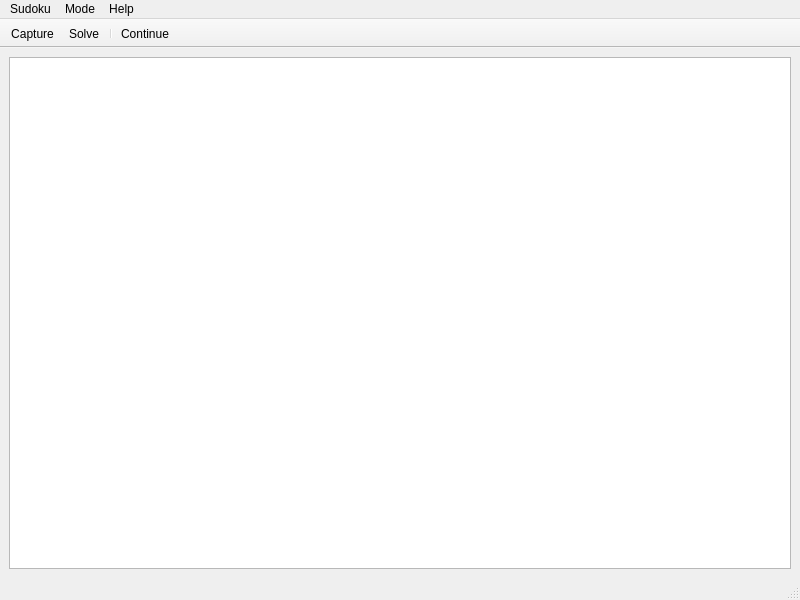
<?xml version="1.0" encoding="UTF-8"?>
<ui version="4.0">
 <class>MainWindow</class>
 <widget class="QMainWindow" name="MainWindow">
  <property name="geometry">
   <rect>
    <x>0</x>
    <y>0</y>
    <width>800</width>
    <height>600</height>
   </rect>
  </property>
  <property name="windowTitle">
   <string>Sudoku</string>
  </property>
  <property name="documentMode">
   <bool>false</bool>
  </property>
  <widget class="QWidget" name="centralwidget">
   <layout class="QGridLayout" name="gridLayout">
    <item row="0" column="0">
     <widget class="QGraphicsView" name="graphicsView"/>
    </item>
   </layout>
  </widget>
  <widget class="QStatusBar" name="statusbar"/>
  <widget class="QMenuBar" name="menubar">
   <property name="geometry">
    <rect>
     <x>0</x>
     <y>0</y>
     <width>800</width>
     <height>27</height>
    </rect>
   </property>
   <property name="defaultUp">
    <bool>false</bool>
   </property>
   <property name="nativeMenuBar">
    <bool>false</bool>
   </property>
   <widget class="QMenu" name="menuFile">
    <property name="title">
     <string>Sudoku</string>
    </property>
    <addaction name="actionImage_from_file"/>
    <addaction name="actionVideo_capture"/>
    <addaction name="separator"/>
    <addaction name="actionPreferences"/>
   </widget>
   <widget class="QMenu" name="menuMode">
    <property name="title">
     <string>Mode</string>
    </property>
    <addaction name="actionCapture"/>
    <addaction name="actionSolve"/>
   </widget>
   <widget class="QMenu" name="menuHelp">
    <property name="title">
     <string>Help</string>
    </property>
    <addaction name="actionHelp"/>
    <addaction name="separator"/>
    <addaction name="actionAbout"/>
   </widget>
   <addaction name="menuFile"/>
   <addaction name="menuMode"/>
   <addaction name="menuHelp"/>
  </widget>
  <widget class="QToolBar" name="toolBar">
   <property name="windowTitle">
    <string>toolBar</string>
   </property>
   <property name="movable">
    <bool>false</bool>
   </property>
   <property name="allowedAreas">
    <set>Qt::AllToolBarAreas</set>
   </property>
   <property name="toolButtonStyle">
    <enum>Qt::ToolButtonTextBesideIcon</enum>
   </property>
   <attribute name="toolBarArea">
    <enum>TopToolBarArea</enum>
   </attribute>
   <attribute name="toolBarBreak">
    <bool>false</bool>
   </attribute>
   <addaction name="actionCapture"/>
   <addaction name="actionSolve"/>
   <addaction name="separator"/>
   <addaction name="actionContinue"/>
  </widget>
  <action name="actionCapture">
   <property name="checkable">
    <bool>true</bool>
   </property>
   <property name="text">
    <string>Capture</string>
   </property>
   <property name="toolTip">
    <string>The capture of the game field</string>
   </property>
  </action>
  <action name="actionSolve">
   <property name="checkable">
    <bool>true</bool>
   </property>
   <property name="text">
    <string>Solve</string>
   </property>
   <property name="toolTip">
    <string>Solve sudoku</string>
   </property>
   <property name="priority">
    <enum>QAction::HighPriority</enum>
   </property>
  </action>
  <action name="actionImage_from_file">
   <property name="icon">
    <iconset theme="document-open">
     <normaloff/>
    </iconset>
   </property>
   <property name="text">
    <string>Image from file</string>
   </property>
   <property name="shortcut">
    <string>Ctrl+O</string>
   </property>
  </action>
  <action name="actionVideo_capture">
   <property name="icon">
    <iconset theme="camera-web">
     <normaloff/>
    </iconset>
   </property>
   <property name="text">
    <string>Video capture</string>
   </property>
   <property name="shortcut">
    <string>Ctrl+Shift+O</string>
   </property>
  </action>
  <action name="actionContinue">
   <property name="icon">
    <iconset theme="go-next">
     <normaloff/>
    </iconset>
   </property>
   <property name="text">
    <string>Continue</string>
   </property>
   <property name="shortcut">
    <string>Esc</string>
   </property>
  </action>
  <action name="actionPreferences">
   <property name="icon">
    <iconset>
     <normaloff/>
    </iconset>
   </property>
   <property name="text">
    <string>Preferences</string>
   </property>
  </action>
  <action name="actionAbout">
   <property name="icon">
    <iconset theme="help-about">
     <normaloff/>
    </iconset>
   </property>
   <property name="text">
    <string>About</string>
   </property>
  </action>
  <action name="actionHelp">
   <property name="icon">
    <iconset theme="help-browser">
     <normaloff/>
    </iconset>
   </property>
   <property name="text">
    <string>Help</string>
   </property>
   <property name="shortcut">
    <string>F1</string>
   </property>
  </action>
 </widget>
 <resources/>
 <connections/>
</ui>
